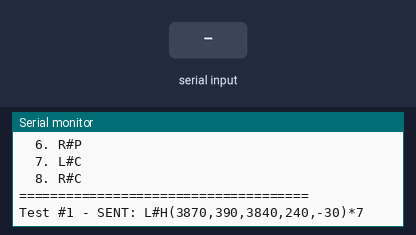
This sketch was run on a simulated Arduino Uno, built with avr-gcc and run on an emulated ATmega328P. Shown: the last lines printed to the serial monitor. Inputs (shaded band) come from the test bench.

Above: at 1.5 s.
1.6 s: "STOP\n" received over Serial
At 2.0 s:
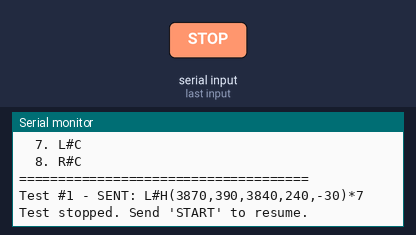
3.1 s: "START\n" received over Serial
At 3.9 s:
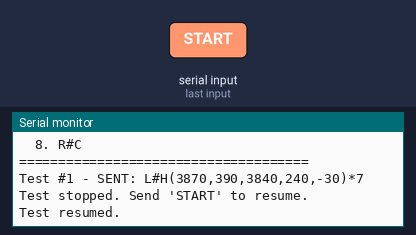
5.6 s: "SEND:\n" received over Serial
At 5.91 s:
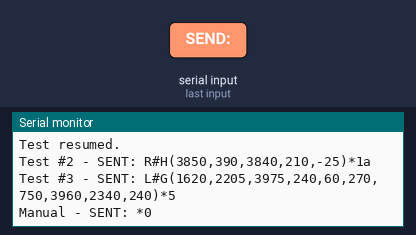
7.6 s: "HELP\n" received over Serial
At 7.97 s:
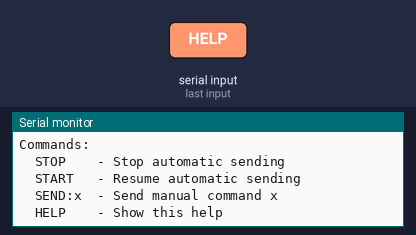

Measured:
- after the input at 1.6 s, the serial monitor: prints a new line at once (image 1)
- after the input at 3.1 s, the serial monitor: prints a new line at once (image 2)
- after the input at 5.6 s, the serial monitor: prints a new line at once (image 3)
- after the input at 7.6 s, the serial monitor: prints a new line at once (image 4)

The sketch:

TestRS485_StateMachine_Sender.ino
```cpp
#include <SoftwareSerial.h>

// RS485 pins (sama seperti di StateMachine asli)
const int RS485_RO = 10;
const int RS485_DI = 11;

// Create SoftwareSerial object for RS485
SoftwareSerial rs485(RS485_RO, RS485_DI);

// Timing variables
unsigned long lastSendTime = 0;
const unsigned long SEND_INTERVAL = 1000;  // 1 detik

// Test counter
int testCounter = 0;

// Test commands array
String testCommands[] = {
  "L#H(3870,390,3840,240,-30)",
  "R#H(3850,390,3840,210,-25)",
  "L#G(1620,2205,3975,240,60,270,750,3960,2340,240)",
  "R#G(1600,2200,3970,210,65,275,750,3955,2335,210)",
  "L#P",
  "R#P",
  "L#C",
  "R#C"
};

const int NUM_COMMANDS = sizeof(testCommands) / sizeof(testCommands[0]);

uint8_t calculateXORChecksum(const char* data, int length) {
  uint8_t checksum = 0;
  for (int i = 0; i < length; i++) {
    checksum ^= data[i];
  }
  return checksum;
}

void sendRS485Command(String command) {
  uint8_t checksum = calculateXORChecksum(command.c_str(), command.length());
  String fullCommand = command + "*" + String(checksum, HEX);

  rs485.println(fullCommand);
  rs485.flush();

  Serial.print("SENT: ");
  Serial.println(fullCommand);

  delay(50);
}

void setup() {
  Serial.begin(9600);
  rs485.begin(9600);

  Serial.println("=== RS485 StateMachine Sender Test ===");
  Serial.println("Sending test commands every 1 second...");
  Serial.println("Commands will cycle through:");

  for (int i = 0; i < NUM_COMMANDS; i++) {
    Serial.print("  ");
    Serial.print(i + 1);
    Serial.print(". ");
    Serial.println(testCommands[i]);
  }

  Serial.println("=====================================");
}

void loop() {
  unsigned long currentTime = millis();

  if (currentTime - lastSendTime >= SEND_INTERVAL) {
    // Pilih command berdasarkan counter
    String commandToSend = testCommands[testCounter % NUM_COMMANDS];

    // Tambahkan informasi test number
    Serial.print("Test #");
    Serial.print(testCounter + 1);
    Serial.print(" - ");

    // Kirim command
    sendRS485Command(commandToSend);

    // Update counter dan timer
    testCounter++;
    lastSendTime = currentTime;

    // Reset counter jika sudah mencapai batas
    if (testCounter >= NUM_COMMANDS * 3) {  // Loop 3x semua commands
      testCounter = 0;
      Serial.println("--- Restarting command cycle ---");
    }
  }

  // Baca input serial untuk kontrol manual
  if (Serial.available()) {
    String input = Serial.readStringUntil('\n');
    input.trim();

    if (input == "STOP") {
      Serial.println("Test stopped. Send 'START' to resume.");
      while (true) {
        if (Serial.available()) {
          String cmd = Serial.readStringUntil('\n');
          cmd.trim();
          if (cmd == "START") {
            Serial.println("Test resumed.");
            lastSendTime = millis();
            break;
          }
        }
        delay(100);
      }
    } else if (input.startsWith("SEND:")) {
      // Manual send command: SEND:L#H(1,2,3,4,5)
      String manualCmd = input.substring(5);
      Serial.print("Manual - ");
      sendRS485Command(manualCmd);
    } else if (input == "HELP") {
      Serial.println("Commands:");
      Serial.println("  STOP    - Stop automatic sending");
      Serial.println("  START   - Resume automatic sending");
      Serial.println("  SEND:x  - Send manual command x");
      Serial.println("  HELP    - Show this help");
    }
  }
}
```
